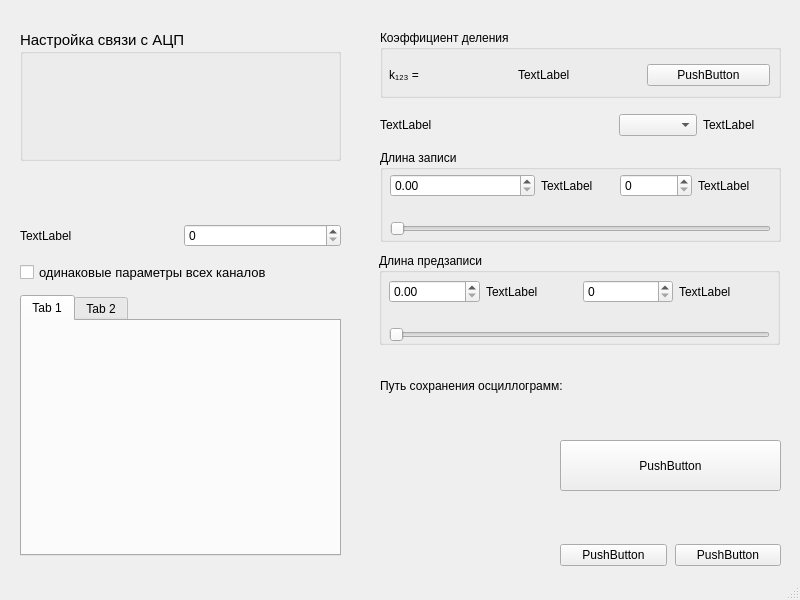
<?xml version="1.0" encoding="UTF-8"?>
<ui version="4.0">
 <class>MainWindow</class>
 <widget class="QMainWindow" name="MainWindow">
  <property name="geometry">
   <rect>
    <x>0</x>
    <y>0</y>
    <width>800</width>
    <height>600</height>
   </rect>
  </property>
  <property name="sizePolicy">
   <sizepolicy hsizetype="Minimum" vsizetype="Minimum">
    <horstretch>0</horstretch>
    <verstretch>0</verstretch>
   </sizepolicy>
  </property>
  <property name="palette">
   <palette>
    <active>
     <colorrole role="WindowText">
      <brush brushstyle="SolidPattern">
       <color alpha="255">
        <red>47</red>
        <green>43</green>
        <blue>55</blue>
       </color>
      </brush>
     </colorrole>
     <colorrole role="Button">
      <brush brushstyle="SolidPattern">
       <color alpha="255">
        <red>246</red>
        <green>245</green>
        <blue>244</blue>
       </color>
      </brush>
     </colorrole>
     <colorrole role="Midlight">
      <brush brushstyle="SolidPattern">
       <color alpha="255">
        <red>222</red>
        <green>221</green>
        <blue>218</blue>
       </color>
      </brush>
     </colorrole>
     <colorrole role="Dark">
      <brush brushstyle="SolidPattern">
       <color alpha="255">
        <red>154</red>
        <green>153</green>
        <blue>150</blue>
       </color>
      </brush>
     </colorrole>
     <colorrole role="Text">
      <brush brushstyle="SolidPattern">
       <color alpha="255">
        <red>61</red>
        <green>56</green>
        <blue>70</blue>
       </color>
      </brush>
     </colorrole>
     <colorrole role="ButtonText">
      <brush brushstyle="SolidPattern">
       <color alpha="255">
        <red>79</red>
        <green>16</green>
        <blue>16</blue>
       </color>
      </brush>
     </colorrole>
     <colorrole role="Window">
      <brush brushstyle="SolidPattern">
       <color alpha="255">
        <red>239</red>
        <green>239</green>
        <blue>239</blue>
       </color>
      </brush>
     </colorrole>
     <colorrole role="Shadow">
      <brush brushstyle="SolidPattern">
       <color alpha="255">
        <red>119</red>
        <green>118</green>
        <blue>123</blue>
       </color>
      </brush>
     </colorrole>
     <colorrole role="Highlight">
      <brush brushstyle="SolidPattern">
       <color alpha="255">
        <red>183</red>
        <green>5</green>
        <blue>15</blue>
       </color>
      </brush>
     </colorrole>
     <colorrole role="HighlightedText">
      <brush brushstyle="SolidPattern">
       <color alpha="255">
        <red>255</red>
        <green>255</green>
        <blue>255</blue>
       </color>
      </brush>
     </colorrole>
     <colorrole role="AlternateBase">
      <brush brushstyle="SolidPattern">
       <color alpha="255">
        <red>239</red>
        <green>239</green>
        <blue>239</blue>
       </color>
      </brush>
     </colorrole>
    </active>
    <inactive>
     <colorrole role="WindowText">
      <brush brushstyle="SolidPattern">
       <color alpha="255">
        <red>0</red>
        <green>0</green>
        <blue>0</blue>
       </color>
      </brush>
     </colorrole>
     <colorrole role="Button">
      <brush brushstyle="SolidPattern">
       <color alpha="255">
        <red>239</red>
        <green>239</green>
        <blue>239</blue>
       </color>
      </brush>
     </colorrole>
     <colorrole role="Midlight">
      <brush brushstyle="SolidPattern">
       <color alpha="255">
        <red>202</red>
        <green>202</green>
        <blue>202</blue>
       </color>
      </brush>
     </colorrole>
     <colorrole role="Dark">
      <brush brushstyle="SolidPattern">
       <color alpha="255">
        <red>159</red>
        <green>159</green>
        <blue>159</blue>
       </color>
      </brush>
     </colorrole>
     <colorrole role="Text">
      <brush brushstyle="SolidPattern">
       <color alpha="255">
        <red>0</red>
        <green>0</green>
        <blue>0</blue>
       </color>
      </brush>
     </colorrole>
     <colorrole role="ButtonText">
      <brush brushstyle="SolidPattern">
       <color alpha="255">
        <red>0</red>
        <green>0</green>
        <blue>0</blue>
       </color>
      </brush>
     </colorrole>
     <colorrole role="Window">
      <brush brushstyle="SolidPattern">
       <color alpha="255">
        <red>239</red>
        <green>239</green>
        <blue>239</blue>
       </color>
      </brush>
     </colorrole>
     <colorrole role="Shadow">
      <brush brushstyle="SolidPattern">
       <color alpha="255">
        <red>118</red>
        <green>118</green>
        <blue>118</blue>
       </color>
      </brush>
     </colorrole>
     <colorrole role="Highlight">
      <brush brushstyle="SolidPattern">
       <color alpha="255">
        <red>48</red>
        <green>140</green>
        <blue>198</blue>
       </color>
      </brush>
     </colorrole>
     <colorrole role="HighlightedText">
      <brush brushstyle="SolidPattern">
       <color alpha="255">
        <red>255</red>
        <green>255</green>
        <blue>255</blue>
       </color>
      </brush>
     </colorrole>
     <colorrole role="AlternateBase">
      <brush brushstyle="SolidPattern">
       <color alpha="255">
        <red>247</red>
        <green>247</green>
        <blue>247</blue>
       </color>
      </brush>
     </colorrole>
    </inactive>
    <disabled>
     <colorrole role="WindowText">
      <brush brushstyle="SolidPattern">
       <color alpha="255">
        <red>154</red>
        <green>153</green>
        <blue>150</blue>
       </color>
      </brush>
     </colorrole>
     <colorrole role="Button">
      <brush brushstyle="SolidPattern">
       <color alpha="255">
        <red>246</red>
        <green>245</green>
        <blue>244</blue>
       </color>
      </brush>
     </colorrole>
     <colorrole role="Midlight">
      <brush brushstyle="SolidPattern">
       <color alpha="255">
        <red>222</red>
        <green>221</green>
        <blue>218</blue>
       </color>
      </brush>
     </colorrole>
     <colorrole role="Dark">
      <brush brushstyle="SolidPattern">
       <color alpha="255">
        <red>154</red>
        <green>153</green>
        <blue>150</blue>
       </color>
      </brush>
     </colorrole>
     <colorrole role="Text">
      <brush brushstyle="SolidPattern">
       <color alpha="255">
        <red>154</red>
        <green>153</green>
        <blue>150</blue>
       </color>
      </brush>
     </colorrole>
     <colorrole role="ButtonText">
      <brush brushstyle="SolidPattern">
       <color alpha="255">
        <red>154</red>
        <green>153</green>
        <blue>150</blue>
       </color>
      </brush>
     </colorrole>
     <colorrole role="Window">
      <brush brushstyle="SolidPattern">
       <color alpha="255">
        <red>239</red>
        <green>239</green>
        <blue>239</blue>
       </color>
      </brush>
     </colorrole>
     <colorrole role="Shadow">
      <brush brushstyle="SolidPattern">
       <color alpha="255">
        <red>177</red>
        <green>177</green>
        <blue>177</blue>
       </color>
      </brush>
     </colorrole>
     <colorrole role="Highlight">
      <brush brushstyle="SolidPattern">
       <color alpha="255">
        <red>145</red>
        <green>145</green>
        <blue>145</blue>
       </color>
      </brush>
     </colorrole>
     <colorrole role="HighlightedText">
      <brush brushstyle="SolidPattern">
       <color alpha="255">
        <red>255</red>
        <green>255</green>
        <blue>255</blue>
       </color>
      </brush>
     </colorrole>
     <colorrole role="AlternateBase">
      <brush brushstyle="SolidPattern">
       <color alpha="255">
        <red>247</red>
        <green>247</green>
        <blue>247</blue>
       </color>
      </brush>
     </colorrole>
    </disabled>
   </palette>
  </property>
  <property name="windowTitle">
   <string>MainWindow</string>
  </property>
  <widget class="QWidget" name="centralwidget">
   <widget class="QWidget" name="horizontalLayoutWidget">
    <property name="geometry">
     <rect>
      <x>560</x>
      <y>540</y>
      <width>221</width>
      <height>31</height>
     </rect>
    </property>
    <layout class="QHBoxLayout" name="horizontalLayout">
     <property name="spacing">
      <number>8</number>
     </property>
     <item>
      <widget class="QPushButton" name="CancelButton">
       <property name="text">
        <string>PushButton</string>
       </property>
       <property name="iconSize">
        <size>
         <width>20</width>
         <height>20</height>
        </size>
       </property>
      </widget>
     </item>
     <item>
      <widget class="QPushButton" name="OKButton">
       <property name="text">
        <string>PushButton</string>
       </property>
       <property name="iconSize">
        <size>
         <width>20</width>
         <height>20</height>
        </size>
       </property>
      </widget>
     </item>
    </layout>
   </widget>
   <widget class="QWidget" name="gridLayoutWidget">
    <property name="geometry">
     <rect>
      <x>20</x>
      <y>220</y>
      <width>321</width>
      <height>31</height>
     </rect>
    </property>
    <layout class="QGridLayout" name="CHGrid">
     <item row="0" column="0" rowspan="2">
      <widget class="QLabel" name="CHSelectLabel">
       <property name="text">
        <string>TextLabel</string>
       </property>
      </widget>
     </item>
     <item row="0" column="1" rowspan="2">
      <widget class="QSpinBox" name="CHSelectSpin"/>
     </item>
    </layout>
   </widget>
   <widget class="QWidget" name="gridLayoutWidget_2">
    <property name="geometry">
     <rect>
      <x>380</x>
      <y>110</y>
      <width>401</width>
      <height>31</height>
     </rect>
    </property>
    <layout class="QGridLayout" name="CommonParamGrid">
     <item row="0" column="0" colspan="3">
      <widget class="QLabel" name="SampleRateLabel">
       <property name="text">
        <string>TextLabel</string>
       </property>
       <property name="alignment">
        <set>Qt::AlignLeading|Qt::AlignLeft|Qt::AlignVCenter</set>
       </property>
      </widget>
     </item>
     <item row="0" column="3">
      <widget class="QComboBox" name="SampleRateCombo"/>
     </item>
     <item row="0" column="4">
      <widget class="QLabel" name="SampleRateUnitLabel">
       <property name="text">
        <string>TextLabel</string>
       </property>
      </widget>
     </item>
    </layout>
   </widget>
   <widget class="QPushButton" name="manualStartButton">
    <property name="geometry">
     <rect>
      <x>560</x>
      <y>440</y>
      <width>221</width>
      <height>51</height>
     </rect>
    </property>
    <property name="text">
     <string>PushButton</string>
    </property>
    <property name="iconSize">
     <size>
      <width>36</width>
      <height>36</height>
     </size>
    </property>
   </widget>
   <widget class="QWidget" name="gridLayoutWidget_3">
    <property name="geometry">
     <rect>
      <x>380</x>
      <y>360</y>
      <width>401</width>
      <height>51</height>
     </rect>
    </property>
    <layout class="QGridLayout" name="SaveFolderGrid">
     <item row="0" column="0">
      <widget class="QLabel" name="SaveFolderLabel">
       <property name="text">
        <string>Путь сохранения осциллограмм:</string>
       </property>
      </widget>
     </item>
    </layout>
   </widget>
   <widget class="QGroupBox" name="BufferSizeGroupbox">
    <property name="geometry">
     <rect>
      <x>380</x>
      <y>150</y>
      <width>401</width>
      <height>92</height>
     </rect>
    </property>
    <property name="title">
     <string>Длина записи</string>
    </property>
    <widget class="QWidget" name="gridLayoutWidget_4">
     <property name="geometry">
      <rect>
       <x>10</x>
       <y>20</y>
       <width>381</width>
       <height>71</height>
      </rect>
     </property>
     <layout class="QGridLayout" name="BufferGrid">
      <property name="verticalSpacing">
       <number>20</number>
      </property>
      <item row="0" column="4">
       <widget class="QLabel" name="BufferSizeSampleUnitLabel">
        <property name="text">
         <string>TextLabel</string>
        </property>
       </widget>
      </item>
      <item row="0" column="2">
       <widget class="QLabel" name="BufferSizeUnitLabel">
        <property name="text">
         <string>TextLabel</string>
        </property>
       </widget>
      </item>
      <item row="0" column="3">
       <widget class="QSpinBox" name="BufferSizeSampleSpin"/>
      </item>
      <item row="1" column="0" colspan="5">
       <widget class="QSlider" name="BufferSizeSlider">
        <property name="orientation">
         <enum>Qt::Horizontal</enum>
        </property>
       </widget>
      </item>
      <item row="0" column="0" colspan="2">
       <widget class="QDoubleSpinBox" name="BufferSizeSpin"/>
      </item>
     </layout>
    </widget>
   </widget>
   <widget class="QGroupBox" name="HistSizeGroupbox">
    <property name="geometry">
     <rect>
      <x>379</x>
      <y>253</y>
      <width>401</width>
      <height>92</height>
     </rect>
    </property>
    <property name="title">
     <string>Длина предзаписи</string>
    </property>
    <widget class="QWidget" name="gridLayoutWidget_5">
     <property name="geometry">
      <rect>
       <x>10</x>
       <y>23</y>
       <width>381</width>
       <height>71</height>
      </rect>
     </property>
     <layout class="QGridLayout" name="HistGrid">
      <property name="horizontalSpacing">
       <number>6</number>
      </property>
      <property name="verticalSpacing">
       <number>20</number>
      </property>
      <item row="0" column="2">
       <widget class="QSpinBox" name="HistSizeSampleSpin"/>
      </item>
      <item row="0" column="1">
       <widget class="QLabel" name="HistSizeUnitLabel">
        <property name="text">
         <string>TextLabel</string>
        </property>
       </widget>
      </item>
      <item row="0" column="3">
       <widget class="QLabel" name="HistSizeSampleUnitLabel">
        <property name="text">
         <string>TextLabel</string>
        </property>
       </widget>
      </item>
      <item row="0" column="0">
       <widget class="QDoubleSpinBox" name="HistSizeSpin"/>
      </item>
      <item row="1" column="0" colspan="4">
       <widget class="QSlider" name="HistSizeSlider">
        <property name="orientation">
         <enum>Qt::Horizontal</enum>
        </property>
       </widget>
      </item>
     </layout>
    </widget>
   </widget>
   <widget class="QCheckBox" name="SameChParamCheck">
    <property name="geometry">
     <rect>
      <x>20</x>
      <y>260</y>
      <width>321</width>
      <height>24</height>
     </rect>
    </property>
    <property name="font">
     <font>
      <pointsize>10</pointsize>
     </font>
    </property>
    <property name="text">
     <string>одинаковые параметры всех каналов</string>
    </property>
   </widget>
   <widget class="QGroupBox" name="RatioGroupbox">
    <property name="geometry">
     <rect>
      <x>380</x>
      <y>30</y>
      <width>401</width>
      <height>68</height>
     </rect>
    </property>
    <property name="title">
     <string>Коэффициент деления</string>
    </property>
    <widget class="QWidget" name="gridLayoutWidget_6">
     <property name="geometry">
      <rect>
       <x>9</x>
       <y>30</y>
       <width>381</width>
       <height>31</height>
      </rect>
     </property>
     <layout class="QGridLayout" name="RatioGrid">
      <property name="verticalSpacing">
       <number>6</number>
      </property>
      <item row="0" column="0">
       <widget class="QLabel" name="RatioLabel">
        <property name="text">
         <string>k₁₂₃ = </string>
        </property>
       </widget>
      </item>
      <item row="0" column="2">
       <widget class="QPushButton" name="RatioSetButton">
        <property name="text">
         <string>PushButton</string>
        </property>
        <property name="iconSize">
         <size>
          <width>24</width>
          <height>24</height>
         </size>
        </property>
       </widget>
      </item>
      <item row="0" column="1">
       <widget class="QLabel" name="RatioValue">
        <property name="text">
         <string>TextLabel</string>
        </property>
       </widget>
      </item>
     </layout>
    </widget>
   </widget>
   <widget class="QTabWidget" name="CHTabWidget">
    <property name="geometry">
     <rect>
      <x>20</x>
      <y>295</y>
      <width>321</width>
      <height>261</height>
     </rect>
    </property>
    <property name="currentIndex">
     <number>0</number>
    </property>
    <widget class="QWidget" name="tab">
     <attribute name="title">
      <string>Tab 1</string>
     </attribute>
    </widget>
    <widget class="QWidget" name="tab_2">
     <attribute name="title">
      <string>Tab 2</string>
     </attribute>
    </widget>
   </widget>
   <widget class="QGroupBox" name="IPAddressGroupbox">
    <property name="geometry">
     <rect>
      <x>20</x>
      <y>30</y>
      <width>321</width>
      <height>131</height>
     </rect>
    </property>
    <property name="font">
     <font>
      <pointsize>11</pointsize>
     </font>
    </property>
    <property name="title">
     <string>Настройка связи с АЦП</string>
    </property>
    <widget class="QWidget" name="gridLayoutWidget_7">
     <property name="geometry">
      <rect>
       <x>9</x>
       <y>30</y>
       <width>301</width>
       <height>91</height>
      </rect>
     </property>
     <layout class="QGridLayout" name="IPAddressGrid"/>
    </widget>
   </widget>
  </widget>
  <widget class="QMenuBar" name="menubar">
   <property name="geometry">
    <rect>
     <x>0</x>
     <y>0</y>
     <width>800</width>
     <height>23</height>
    </rect>
   </property>
  </widget>
  <widget class="QStatusBar" name="statusbar"/>
 </widget>
 <resources/>
 <connections/>
</ui>
